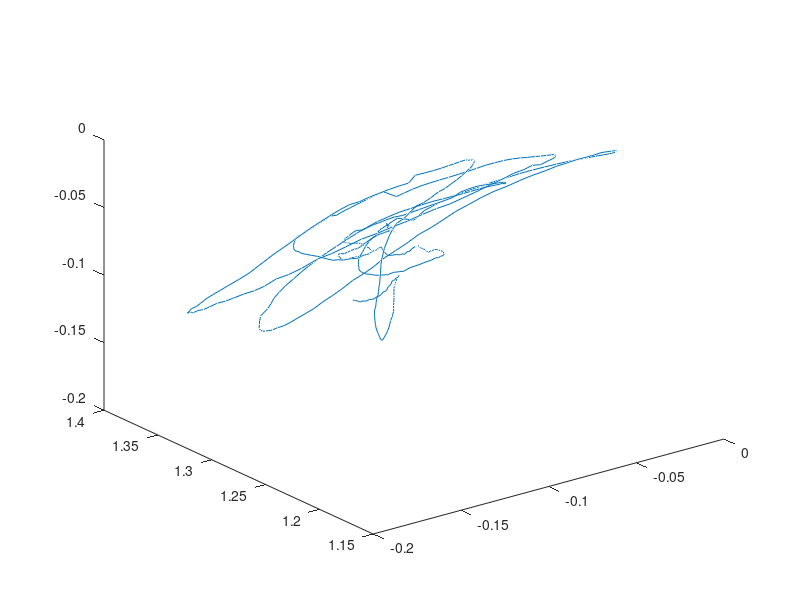

Reproduce this figure in MATLAB.
format long g
fileID = fopen('Unity ProjectmyArrayList.txt','r');
A = fscanf(fileID,'%f');
for i = 1:length(A)/7
    X(i) = A(7*(i-1)+1);
    Y(i) = A(7*(i-1)+2);
    Z(i) = A(7*(i-1)+3);
    XX(i) = A(7*(i-1)+4);
    YY(i) = A(7*(i-1)+5);
    ZZ(i) = A(7*(i-1)+6);
    WW(i) = A(7*(i-1)+7);
end

plot3(X,Y,Z)